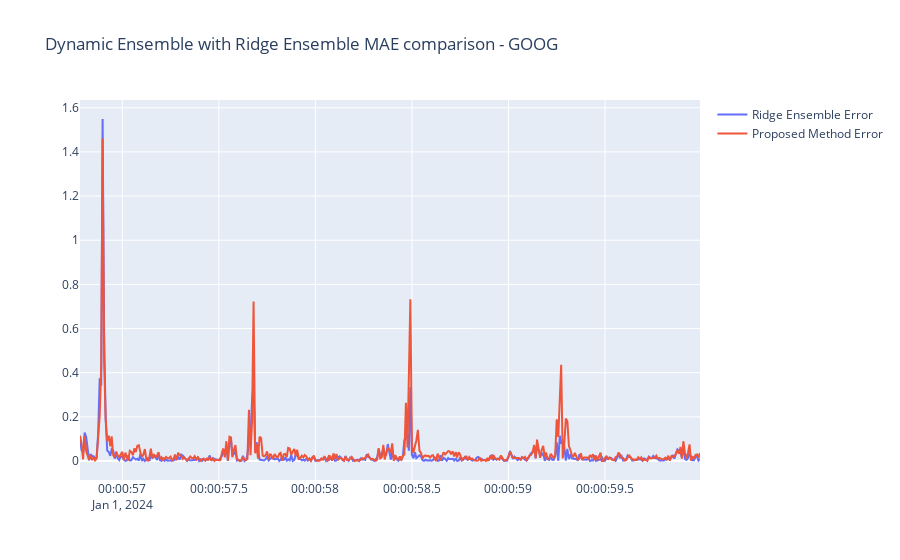

Write notebook code for a chart like this one.
### Markdown cell above
### Exp3 Ensemble

### Code cell
fig = go.Figure()
fig.update_layout(title="Dynamic Ensemble with Ridge Ensemble MAE comparison - GOOG")
fig.add_trace(go.Scatter(x=df_test['ds'], y = ridge_errors, mode='lines', name='Ridge Ensemble Error'))
fig.add_trace(go.Scatter(x=df_test['ds'], y=de_error, mode='lines', name='Proposed Method Error'))
fig.show()

### Figure 1 — Plotly figure (JSON) as saved in the notebook; plotly's stock layout.template omitted (floating-point values rounded to 4 significant figures; data arrays with more than 128 entries replaced by an {"elided": "..."} marker saying what was removed)
{"data": [{"mode": "lines", "name": "Ridge Ensemble Error", "type": "scatter", "x": {"elided": "412 str values"}, "y": {"elided": "412 float values"}}, {"mode": "lines", "name": "Proposed Method Error", "type": "scatter", "x": {"elided": "412 str values"}, "y": {"elided": "412 float values"}}], "layout": {"title": {"text": "Dynamic Ensemble with Ridge Ensemble MAE comparison - GOOG"}}}
